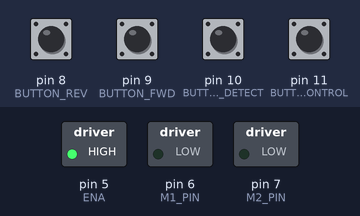
The sketch below on a simulated Arduino Uno, built with avr-gcc and run on an emulated ATmega328P. Parts: switched loads named in the sketch (green lamp = pin HIGH). Inputs (shaded band) come from the test bench; at power-on: pin 8 (BUTTON_REV), pin 9 (BUTTON_FWD), pin 10 (BUTTON_Home_DETECT), pin 11 (BUTTON_Home_CONTROL) HIGH. What the sketch prints to the serial monitor is not drawn.

Above: at 1.2 s.
1.3 s: pin 8 (BUTTON_REV) pulled LOW for 0.15 s
At 1.38 s:
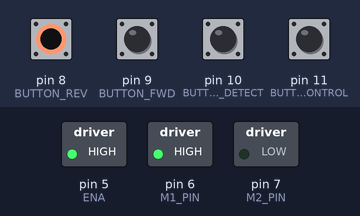
2.9 s: pin 9 (BUTTON_FWD) pulled LOW for 0.15 s
At 2.97 s:
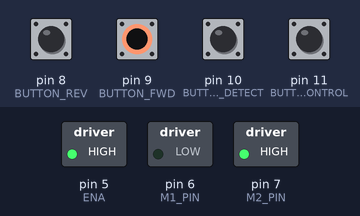
Timing chart, 0 to 5.9 s (numbered marks = the images above; inputs shaded):
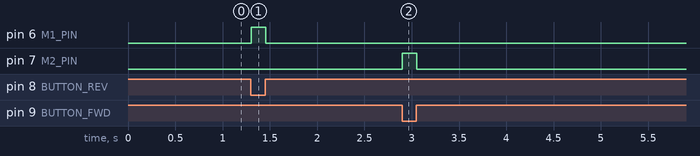

The sketch:

Motor_button_control_old.ino
```cpp
// Pin assignments
const uint8_t BUTTON_FWD = 9;   // Forward button, pulls to GND when pressed
const uint8_t BUTTON_REV = 8;   // Reverse button, pulls to GND when pressed
const uint8_t M1_PIN     = 6;   // H-bridge input 1
const uint8_t M2_PIN     = 7;   // H-bridge input 2
const uint8_t PRESSURE_SENSOR     = A1;   // Pressure sensor
const uint8_t ENA       = 5;   // PWM control
const uint8_t BUTTON_Home_DETECT      =   10;
const uint8_t BUTTON_Home_CONTROL     =   11;

void setup() {
  // Buttons
  pinMode(BUTTON_FWD, INPUT_PULLUP);
  pinMode(BUTTON_REV, INPUT_PULLUP);
  pinMode(BUTTON_Home_DETECT, INPUT_PULLUP);
  pinMode(BUTTON_Home_CONTROL, INPUT_PULLUP);

  // Motor outputs
  pinMode(M1_PIN, OUTPUT);
  pinMode(M2_PIN, OUTPUT);
  pinMode(ENA, OUTPUT);

  pinMode(PRESSURE_SENSOR, INPUT);

  // Ensure motor is stopped on start
  digitalWrite(M1_PIN, LOW);
  digitalWrite(M2_PIN, LOW);
  digitalWrite(ENA, HIGH);
  Serial.begin(115200);
  Serial.println("Two-button motor control ready");
}

void loop() {
  bool forwardPressed = (digitalRead(BUTTON_FWD) == LOW);
  bool reversePressed = (digitalRead(BUTTON_REV) == LOW);
  bool homePressed = (digitalRead(BUTTON_Home_CONTROL) == LOW);
  bool homeReached = (digitalRead(BUTTON_Home_DETECT) == LOW);
  // Serial.println(homeReached);
  // Serial.println(homePressed);

  // Read pressure sensor value
  //int pressureReading = analogRead(PRESSURE_SENSOR);
  //Serial.println(pressureReading);
  // Check if the pressure sensor is over 150


  // if (homePressed && !homeReached){
  //   Serial.println("Homeing");
  //   while(!homeReached){
  //     digitalWrite(M1_PIN, HIGH);
  //     digitalWrite(M2_PIN, LOW);
  //     delay(100);
  //     homeReached = (digitalRead(BUTTON_Home_DETECT) == LOW);
  //   }


  // }

  if (forwardPressed && !reversePressed) {
    // Forward: M1=HIGH, M2=LOW
    digitalWrite(M1_PIN, LOW);
    digitalWrite(M2_PIN, HIGH);
    Serial.println("Motor → Forward");
  }
  else if (reversePressed && !forwardPressed) {
    // Reverse: M1=LOW, M2=HIGH
    digitalWrite(M1_PIN, HIGH);
    digitalWrite(M2_PIN, LOW);
    Serial.println("Motor → Reverse");
  }

  else if (!reversePressed && !forwardPressed){
    // Neither or both pressed: coast (both LOW)
    digitalWrite(M1_PIN, LOW);
    digitalWrite(M2_PIN, LOW);
    //Serial.println("Motor → Stopped");
  //   if (pressureReading > 100) {

  //   //forwardPressed = true;  // Force the motor to reverse if pressure is too high
  //   digitalWrite(M1_PIN, HIGH);
  //   digitalWrite(M2_PIN, LOW);
  //   Serial.println("Pressure too high, motor → Reverse");
  // }
  }

  // else if (pressureReading > 100) {

  //   //forwardPressed = true;  // Force the motor to reverse if pressure is too high
  //   digitalWrite(M1_PIN, HIGH);
  //   digitalWrite(M2_PIN, LOW);
  //   Serial.println("Pressure too high, motor → Reverse");
  // }

  delay(10);  // simple debounce & status update interval
}
```

Measured:
- after the input at 1.3 s, pin 6 (M1_PIN): LOW → HIGH at once, → LOW 0.15 s later
- after the input at 2.9 s, pin 7 (M2_PIN): LOW → HIGH at once, → LOW 0.15 s later
